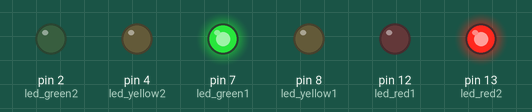
Recording of a sketch running on a simulated Arduino Uno, built with avr-gcc and run on an emulated ATmega328P. Parts: output pins drawn as LEDs (lit = HIGH).

Above: at 0.1 s.
At 30.1 s:
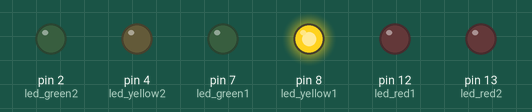
At 33.1 s:
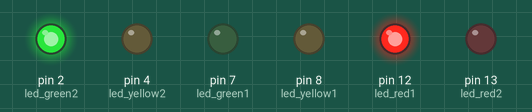
Timing chart, 0 to 34.6 s (numbered marks = the images above):
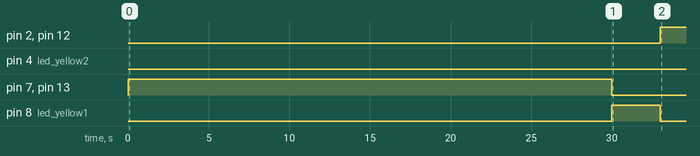

Measured:
- by itself, pin 2 (led_green2), pin 12 (led_red1): LOW → HIGH at 33.0 s
- by itself, pin 7 (led_green1), pin 13 (led_red2): LOW → HIGH at 0.00 s, → LOW 30.0 s later
- by itself, pin 8 (led_yellow1): LOW → HIGH at 30.0 s, → LOW 3.0 s later

The sketch:

4_way_traffic_light.ino
```cpp
/*
  * Program name: 4 Way Traffic Light
  * Description: This project simulates a 4-way traffic light.
  * The sequence of the traffic light, is as follows:
  * first green lights up for 30 sec then turns off,
  * upon green light turns off, yellow will light for
  * 3 seconds then turns off, upon yellow light turns off,
  * red will light up for 30 seconds and turns off.
  * This cycle will be repeated. Both left and right
  * traffic lights have the same sequence. This sequence
  * is also applied to top and bottom traffic lights,
  * except that when both left and right traffic green
  * lights are lighted, top and bottom red lights should
  * be lighted. When top and bottom green lights are lighted
  * both red lights of left and right should be lighted.
  * Author: ZAND (Zarex Alvin Daria)
  * History:
  * Date 		Description 			Programmer Name
  * 04/10/2021 	Started drafting 		ZAND
  * 			the program.
  * 04/11/2021 	Modified the longWait 	ZAND
  * 			value and some codes
  * 			to align with requirements.
  */


int led_red1 = 12;
int led_yellow1 = 8;
int led_green1 = 7;
int led_red2 = 13;
int led_yellow2 = 4;
int led_green2 = 2;
int longWait = 30000; // 30-sec
int shortWait = 3000; // 3-sec

void setup()
{
  pinMode(led_red1, OUTPUT); // top and bottom red led
  pinMode(led_yellow1, OUTPUT); // top and bottom yellow led
  pinMode(led_green1, OUTPUT); //top and bottom green led
  pinMode(led_red2, OUTPUT); // left and right red led
  pinMode(led_yellow2, OUTPUT); // left and right yellow led
  pinMode(led_green2, OUTPUT); // left and right green led
}

void loop()
{
  digitalWrite(led_green1, HIGH); // lights top & bottom green led
  digitalWrite(led_red2, HIGH); // lights left & right red led
  delay(longWait); // 30-sec wait
  digitalWrite(led_green1, LOW); // turn off top and bottom green led
  digitalWrite(led_red2, LOW); // lights left & right red led **
  digitalWrite(led_yellow1, HIGH); // lights top and bottom yellow led
  delay(shortWait); // 3-sec wait
  digitalWrite(led_yellow1, LOW); // turn off top and bottom yellow led
  digitalWrite(led_red1, HIGH); // lights top and bottom red led
  digitalWrite(led_green2, HIGH); // lights left and right green led
  delay(longWait); // 30-sec wait
  digitalWrite(led_red1, LOW); // turn off top and bottom red led **
  digitalWrite(led_green2, LOW); // turn off left and right green led
  digitalWrite(led_yellow2, HIGH); // lights left and right yellow led
  delay(shortWait); // 3-sec wait
  digitalWrite(led_yellow2, LOW); // turn off left and right yellow led
}
```
